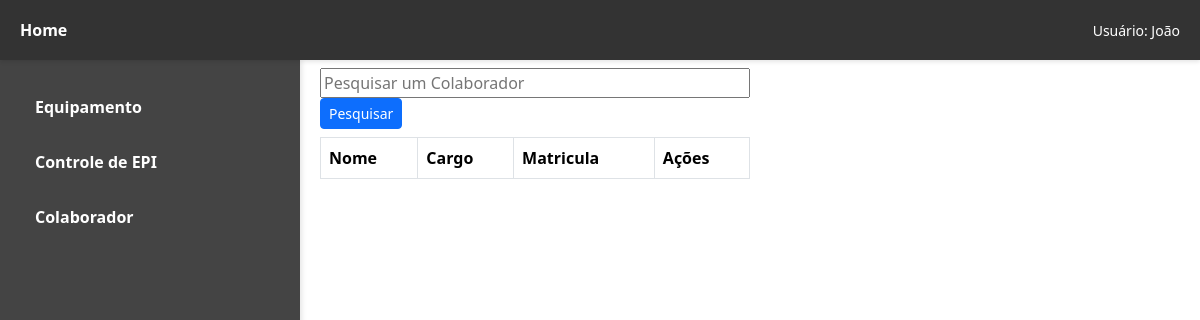
Page /atualizar_colaborador/ on the earlier database version.
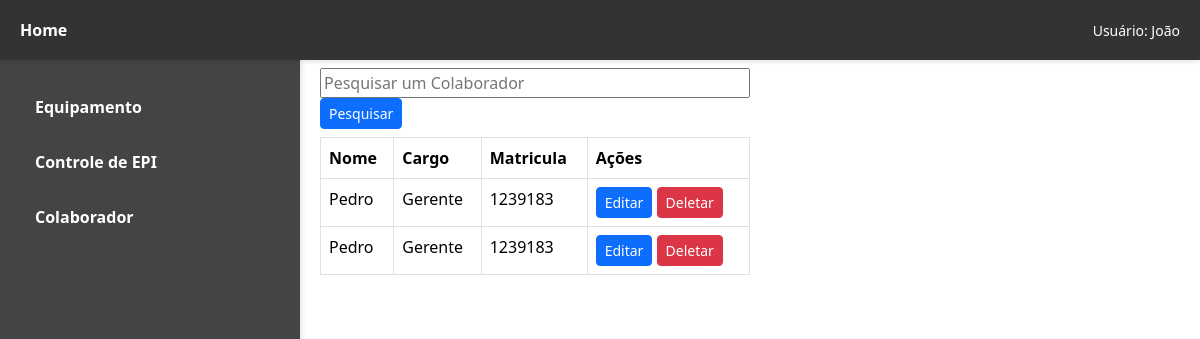
Same page on the later database version.
### epi/models.py (models this page shows, shortened)
class Colaborador(models.Model):
        nome = models.CharField(max_length=100)
        cargo = models.CharField(max_length=100)
        matricula = models.IntegerField(max_length=100)

### epi/views.py (the view, shortened to what this page needs)
# urls.py: path('atualizar_colaborador/', views.atualizar_colaborador, name='atualizar_colaborador_tela'),
def atualizar_colaborador(request, id=0):
    if id == 0:
        if request.method == 'GET' and request.GET.get('nome_item'):
            nome_item = request.GET.get('nome_item')
            itens = Colaborador.objects.filter(nome__icontains=nome_item)
        else:
            itens = Colaborador.objects.all()
        return render(request, 'epi/globals/atualizar_colaborador.html', {'itens': itens})

### epi/templates/epi/globals/atualizar_colaborador.html (shortened to what this page needs)
{% extends "epi/index.html" %}
{% block content %}
<form class="form-group my-2" method="get" style="width: 50%;">
    <input type="text" name="nome_item" placeholder="Pesquisar um Colaborador" value="{{ request.GET.nome_item }}" style="width: 100%;">
    <button type="submit" class="btn btn-primary btn-sm">Pesquisar</button>
</form>
<div class="table-responsive">
    <table class="table table-bordered" style="width: 50%;">
        <thead>
            <tr>
                <th>Nome</th>
                <th>Cargo</th>
                <th>Matricula</th>
                <th>Ações</th>
            </tr>
        </thead>
        <tbody>
            {% for item in itens %}
            <tr>
                <td>{{ item.nome }}</td>
                <td>{{ item.cargo }}</td>
                <td>{{ item.matricula}}</td>
                <td>
                    <a href="{% url 'atualizar_colaborador' item.id %}" class="btn btn-primary btn-sm">Editar</a>
                    <a href="{% url 'excluir_colaborador' item.id %}" class="btn btn-danger btn-sm">Deletar</a>
                </td>
            </tr>
            {% endfor %}
        </tbody>
    </table>
</div>
{% endblock content %}

Differences in the rows shown:
added Colaborador: nome "Pedro", cargo "Gerente", matricula "1239183"
added Colaborador: nome "Pedro", cargo "Gerente", matricula "1239183"
